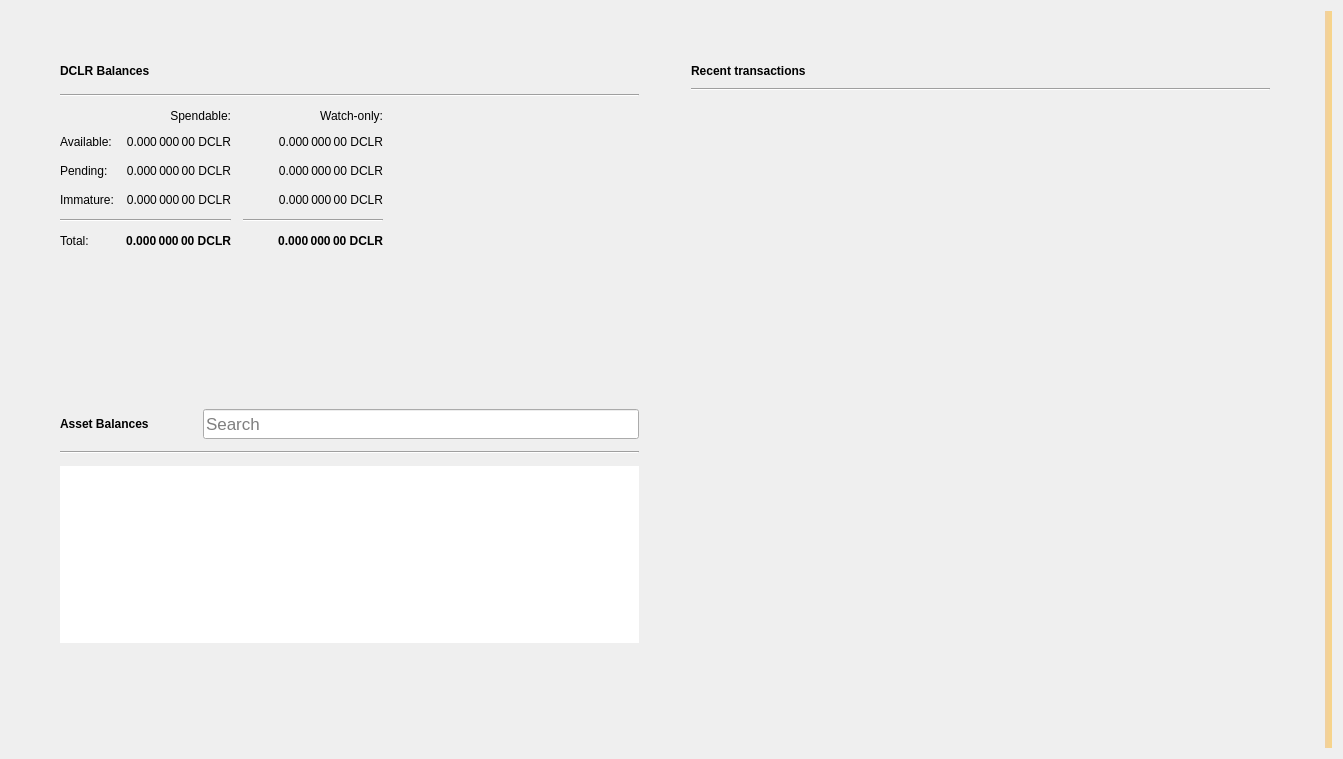
<?xml version="1.0" encoding="UTF-8"?>
<ui version="4.0">
 <class>OverviewPage</class>
 <widget class="QWidget" name="OverviewPage">
  <property name="geometry">
   <rect>
    <x>0</x>
    <y>0</y>
    <width>1343</width>
    <height>759</height>
   </rect>
  </property>
  <property name="windowTitle">
   <string>Form</string>
  </property>
  <property name="autoFillBackground">
   <bool>false</bool>
  </property>
  <layout class="QGridLayout" name="gridLayout_3">
   <item row="0" column="1">
    <layout class="QVBoxLayout" name="verticalLayout_7">
     <property name="spacing">
      <number>0</number>
     </property>
     <property name="leftMargin">
      <number>0</number>
     </property>
     <property name="topMargin">
      <number>0</number>
     </property>
     <property name="rightMargin">
      <number>0</number>
     </property>
     <property name="bottomMargin">
      <number>0</number>
     </property>
     <item>
      <layout class="QHBoxLayout" name="horizontalLayout" stretch="0,0">
       <property name="spacing">
        <number>34</number>
       </property>
       <property name="sizeConstraint">
        <enum>QLayout::SetMaximumSize</enum>
       </property>
       <property name="leftMargin">
        <number>40</number>
       </property>
       <property name="topMargin">
        <number>40</number>
       </property>
       <property name="rightMargin">
        <number>40</number>
       </property>
       <property name="bottomMargin">
        <number>40</number>
       </property>
       <item>
        <layout class="QVBoxLayout" name="verticalLayout_2">
         <property name="spacing">
          <number>34</number>
         </property>
         <property name="rightMargin">
          <number>0</number>
         </property>
         <item>
          <widget class="QFrame" name="frame">
           <property name="sizePolicy">
            <sizepolicy hsizetype="Preferred" vsizetype="Preferred">
             <horstretch>0</horstretch>
             <verstretch>0</verstretch>
            </sizepolicy>
           </property>
           <property name="frameShape">
            <enum>QFrame::NoFrame</enum>
           </property>
           <property name="frameShadow">
            <enum>QFrame::Raised</enum>
           </property>
           <property name="lineWidth">
            <number>10</number>
           </property>
           <layout class="QVBoxLayout" name="verticalLayout_4">
            <property name="spacing">
             <number>12</number>
            </property>
            <item>
             <layout class="QHBoxLayout" name="horizontalLayout_4">
              <item>
               <widget class="QLabel" name="rvnBalancesLabel">
                <property name="font">
                 <font>
                  <weight>75</weight>
                  <bold>true</bold>
                 </font>
                </property>
                <property name="text">
                 <string>DCLR Balances</string>
                </property>
               </widget>
              </item>
              <item>
               <widget class="QPushButton" name="labelWalletStatus">
                <property name="enabled">
                 <bool>true</bool>
                </property>
                <property name="maximumSize">
                 <size>
                  <width>30</width>
                  <height>16777215</height>
                 </size>
                </property>
                <property name="toolTip">
                 <string>The displayed information may be out of date. Your wallet automatically synchronizes with the DCLR network after a connection is established, but this process has not completed yet.</string>
                </property>
                <property name="text">
                 <string/>
                </property>
                <property name="icon">
                 <iconset>
                  <normaloff>:/icons/warning</normaloff>
                  <disabledoff>:/icons/warning</disabledoff>:/icons/warning</iconset>
                </property>
                <property name="iconSize">
                 <size>
                  <width>24</width>
                  <height>24</height>
                 </size>
                </property>
                <property name="flat">
                 <bool>true</bool>
                </property>
               </widget>
              </item>
              <item>
               <spacer name="horizontalSpacer_3">
                <property name="orientation">
                 <enum>Qt::Horizontal</enum>
                </property>
                <property name="sizeHint" stdset="0">
                 <size>
                  <width>40</width>
                  <height>20</height>
                 </size>
                </property>
               </spacer>
              </item>
             </layout>
            </item>
            <item>
             <widget class="Line" name="line_2">
              <property name="orientation">
               <enum>Qt::Horizontal</enum>
              </property>
             </widget>
            </item>
            <item>
             <layout class="QGridLayout" name="gridLayout">
              <property name="spacing">
               <number>12</number>
              </property>
              <item row="3" column="2">
               <widget class="QLabel" name="labelWatchImmature">
                <property name="font">
                 <font>
                  <weight>50</weight>
                  <bold>false</bold>
                 </font>
                </property>
                <property name="cursor">
                 <cursorShape>IBeamCursor</cursorShape>
                </property>
                <property name="toolTip">
                 <string>Mined balance in watch-only addresses that has not yet matured</string>
                </property>
                <property name="text">
                 <string notr="true">0.000 000 00 DCLR</string>
                </property>
                <property name="alignment">
                 <set>Qt::AlignRight|Qt::AlignTrailing|Qt::AlignVCenter</set>
                </property>
                <property name="textInteractionFlags">
                 <set>Qt::LinksAccessibleByMouse|Qt::TextSelectableByKeyboard|Qt::TextSelectableByMouse</set>
                </property>
               </widget>
              </item>
              <item row="2" column="3">
               <spacer name="horizontalSpacer_2">
                <property name="orientation">
                 <enum>Qt::Horizontal</enum>
                </property>
                <property name="sizeHint" stdset="0">
                 <size>
                  <width>40</width>
                  <height>20</height>
                 </size>
                </property>
               </spacer>
              </item>
              <item row="1" column="0">
               <widget class="QLabel" name="labelBalanceText">
                <property name="text">
                 <string>Available:</string>
                </property>
               </widget>
              </item>
              <item row="1" column="2">
               <widget class="QLabel" name="labelWatchAvailable">
                <property name="font">
                 <font>
                  <weight>50</weight>
                  <bold>false</bold>
                 </font>
                </property>
                <property name="cursor">
                 <cursorShape>IBeamCursor</cursorShape>
                </property>
                <property name="toolTip">
                 <string>Your current balance in watch-only addresses</string>
                </property>
                <property name="text">
                 <string notr="true">0.000 000 00 DCLR</string>
                </property>
                <property name="alignment">
                 <set>Qt::AlignRight|Qt::AlignTrailing|Qt::AlignVCenter</set>
                </property>
                <property name="textInteractionFlags">
                 <set>Qt::LinksAccessibleByMouse|Qt::TextSelectableByKeyboard|Qt::TextSelectableByMouse</set>
                </property>
               </widget>
              </item>
              <item row="2" column="1">
               <widget class="QLabel" name="labelUnconfirmed">
                <property name="font">
                 <font>
                  <weight>50</weight>
                  <bold>false</bold>
                 </font>
                </property>
                <property name="cursor">
                 <cursorShape>IBeamCursor</cursorShape>
                </property>
                <property name="toolTip">
                 <string>Total of transactions that have yet to be confirmed, and do not yet count toward the spendable balance</string>
                </property>
                <property name="text">
                 <string notr="true">0.000 000 00 DCLR</string>
                </property>
                <property name="alignment">
                 <set>Qt::AlignRight|Qt::AlignTrailing|Qt::AlignVCenter</set>
                </property>
                <property name="textInteractionFlags">
                 <set>Qt::LinksAccessibleByMouse|Qt::TextSelectableByKeyboard|Qt::TextSelectableByMouse</set>
                </property>
               </widget>
              </item>
              <item row="4" column="2">
               <widget class="Line" name="lineWatchBalance">
                <property name="sizePolicy">
                 <sizepolicy hsizetype="Preferred" vsizetype="Fixed">
                  <horstretch>0</horstretch>
                  <verstretch>0</verstretch>
                 </sizepolicy>
                </property>
                <property name="minimumSize">
                 <size>
                  <width>140</width>
                  <height>0</height>
                 </size>
                </property>
                <property name="orientation">
                 <enum>Qt::Horizontal</enum>
                </property>
               </widget>
              </item>
              <item row="0" column="1">
               <widget class="QLabel" name="labelSpendable">
                <property name="text">
                 <string>Spendable:</string>
                </property>
                <property name="alignment">
                 <set>Qt::AlignRight|Qt::AlignTrailing|Qt::AlignVCenter</set>
                </property>
               </widget>
              </item>
              <item row="3" column="0">
               <widget class="QLabel" name="labelImmatureText">
                <property name="text">
                 <string>Immature:</string>
                </property>
               </widget>
              </item>
              <item row="5" column="2">
               <widget class="QLabel" name="labelWatchTotal">
                <property name="font">
                 <font>
                  <weight>75</weight>
                  <bold>true</bold>
                 </font>
                </property>
                <property name="cursor">
                 <cursorShape>IBeamCursor</cursorShape>
                </property>
                <property name="toolTip">
                 <string>Current total balance in watch-only addresses</string>
                </property>
                <property name="text">
                 <string notr="true">0.000 000 00 DCLR</string>
                </property>
                <property name="alignment">
                 <set>Qt::AlignRight|Qt::AlignTrailing|Qt::AlignVCenter</set>
                </property>
                <property name="textInteractionFlags">
                 <set>Qt::LinksAccessibleByMouse|Qt::TextSelectableByKeyboard|Qt::TextSelectableByMouse</set>
                </property>
               </widget>
              </item>
              <item row="4" column="0" colspan="2">
               <widget class="Line" name="line">
                <property name="orientation">
                 <enum>Qt::Horizontal</enum>
                </property>
               </widget>
              </item>
              <item row="0" column="2">
               <widget class="QLabel" name="labelWatchonly">
                <property name="text">
                 <string>Watch-only:</string>
                </property>
                <property name="alignment">
                 <set>Qt::AlignRight|Qt::AlignTrailing|Qt::AlignVCenter</set>
                </property>
               </widget>
              </item>
              <item row="5" column="1">
               <widget class="QLabel" name="labelTotal">
                <property name="font">
                 <font>
                  <weight>75</weight>
                  <bold>true</bold>
                 </font>
                </property>
                <property name="cursor">
                 <cursorShape>IBeamCursor</cursorShape>
                </property>
                <property name="toolTip">
                 <string>Your current total balance</string>
                </property>
                <property name="text">
                 <string notr="true">0.000 000 00 DCLR</string>
                </property>
                <property name="alignment">
                 <set>Qt::AlignRight|Qt::AlignTrailing|Qt::AlignVCenter</set>
                </property>
                <property name="textInteractionFlags">
                 <set>Qt::LinksAccessibleByMouse|Qt::TextSelectableByKeyboard|Qt::TextSelectableByMouse</set>
                </property>
               </widget>
              </item>
              <item row="1" column="1">
               <widget class="QLabel" name="labelBalance">
                <property name="font">
                 <font>
                  <weight>50</weight>
                  <bold>false</bold>
                 </font>
                </property>
                <property name="cursor">
                 <cursorShape>IBeamCursor</cursorShape>
                </property>
                <property name="toolTip">
                 <string>Your current spendable balance</string>
                </property>
                <property name="text">
                 <string notr="true">0.000 000 00 DCLR</string>
                </property>
                <property name="alignment">
                 <set>Qt::AlignRight|Qt::AlignTrailing|Qt::AlignVCenter</set>
                </property>
                <property name="textInteractionFlags">
                 <set>Qt::LinksAccessibleByMouse|Qt::TextSelectableByKeyboard|Qt::TextSelectableByMouse</set>
                </property>
               </widget>
              </item>
              <item row="2" column="0">
               <widget class="QLabel" name="labelPendingText">
                <property name="text">
                 <string>Pending:</string>
                </property>
               </widget>
              </item>
              <item row="5" column="0">
               <widget class="QLabel" name="labelTotalText">
                <property name="text">
                 <string>Total:</string>
                </property>
               </widget>
              </item>
              <item row="3" column="1">
               <widget class="QLabel" name="labelImmature">
                <property name="font">
                 <font>
                  <weight>50</weight>
                  <bold>false</bold>
                 </font>
                </property>
                <property name="cursor">
                 <cursorShape>IBeamCursor</cursorShape>
                </property>
                <property name="toolTip">
                 <string>Mined balance that has not yet matured</string>
                </property>
                <property name="text">
                 <string notr="true">0.000 000 00 DCLR</string>
                </property>
                <property name="alignment">
                 <set>Qt::AlignRight|Qt::AlignTrailing|Qt::AlignVCenter</set>
                </property>
                <property name="textInteractionFlags">
                 <set>Qt::LinksAccessibleByMouse|Qt::TextSelectableByKeyboard|Qt::TextSelectableByMouse</set>
                </property>
               </widget>
              </item>
              <item row="2" column="2">
               <widget class="QLabel" name="labelWatchPending">
                <property name="font">
                 <font>
                  <weight>50</weight>
                  <bold>false</bold>
                 </font>
                </property>
                <property name="cursor">
                 <cursorShape>IBeamCursor</cursorShape>
                </property>
                <property name="toolTip">
                 <string>Unconfirmed transactions to watch-only addresses</string>
                </property>
                <property name="text">
                 <string notr="true">0.000 000 00 DCLR</string>
                </property>
                <property name="alignment">
                 <set>Qt::AlignRight|Qt::AlignTrailing|Qt::AlignVCenter</set>
                </property>
                <property name="textInteractionFlags">
                 <set>Qt::LinksAccessibleByMouse|Qt::TextSelectableByKeyboard|Qt::TextSelectableByMouse</set>
                </property>
               </widget>
              </item>
             </layout>
            </item>
           </layout>
          </widget>
         </item>
         <item>
          <widget class="QWidget" name="assetVerticalSpaceWidget2" native="true">
           <property name="autoFillBackground">
            <bool>false</bool>
           </property>
           <layout class="QVBoxLayout" name="verticalLayout_6">
            <item>
             <spacer name="verticalSpacer_4">
              <property name="orientation">
               <enum>Qt::Vertical</enum>
              </property>
              <property name="sizeHint" stdset="0">
               <size>
                <width>20</width>
                <height>87</height>
               </size>
              </property>
             </spacer>
            </item>
           </layout>
          </widget>
         </item>
         <item>
          <widget class="QFrame" name="assetFrame">
           <property name="autoFillBackground">
            <bool>true</bool>
           </property>
           <property name="frameShape">
            <enum>QFrame::NoFrame</enum>
           </property>
           <property name="frameShadow">
            <enum>QFrame::Plain</enum>
           </property>
           <property name="lineWidth">
            <number>0</number>
           </property>
           <layout class="QVBoxLayout" name="verticalLayout_5">
            <property name="spacing">
             <number>12</number>
            </property>
            <item>
             <layout class="QHBoxLayout" name="assetBalanceHorizontalLayout">
              <item alignment="Qt::AlignVCenter">
               <widget class="QLabel" name="assetBalanceLabel">
                <property name="font">
                 <font>
                  <weight>75</weight>
                  <bold>true</bold>
                 </font>
                </property>
                <property name="text">
                 <string>Asset Balances</string>
                </property>
               </widget>
              </item>
              <item>
               <widget class="QPushButton" name="labelAssetStatus">
                <property name="enabled">
                 <bool>true</bool>
                </property>
                <property name="maximumSize">
                 <size>
                  <width>30</width>
                  <height>16777215</height>
                 </size>
                </property>
                <property name="toolTip">
                 <string>The displayed information may be out of date. Your wallet automatically synchronizes with the DCLR network after a connection is established, but this process has not completed yet.</string>
                </property>
                <property name="text">
                 <string/>
                </property>
                <property name="icon">
                 <iconset>
                  <normaloff>:/icons/warning</normaloff>
                  <disabledoff>:/icons/warning</disabledoff>:/icons/warning</iconset>
                </property>
                <property name="iconSize">
                 <size>
                  <width>24</width>
                  <height>24</height>
                 </size>
                </property>
                <property name="flat">
                 <bool>true</bool>
                </property>
               </widget>
              </item>
              <item alignment="Qt::AlignBottom">
               <widget class="QLineEdit" name="assetSearch">
                <property name="sizePolicy">
                 <sizepolicy hsizetype="Expanding" vsizetype="Preferred">
                  <horstretch>0</horstretch>
                  <verstretch>0</verstretch>
                 </sizepolicy>
                </property>
                <property name="minimumSize">
                 <size>
                  <width>0</width>
                  <height>30</height>
                 </size>
                </property>
                <property name="maximumSize">
                 <size>
                  <width>16777215</width>
                  <height>30</height>
                 </size>
                </property>
                <property name="sizeIncrement">
                 <size>
                  <width>0</width>
                  <height>0</height>
                 </size>
                </property>
                <property name="baseSize">
                 <size>
                  <width>0</width>
                  <height>0</height>
                 </size>
                </property>
                <property name="font">
                 <font>
                  <pointsize>13</pointsize>
                 </font>
                </property>
                <property name="maxLength">
                 <number>32</number>
                </property>
                <property name="frame">
                 <bool>true</bool>
                </property>
                <property name="alignment">
                 <set>Qt::AlignLeading|Qt::AlignLeft|Qt::AlignVCenter</set>
                </property>
                <property name="placeholderText">
                 <string>Search</string>
                </property>
                <property name="clearButtonEnabled">
                 <bool>true</bool>
                </property>
               </widget>
              </item>
             </layout>
            </item>
            <item>
             <widget class="Line" name="assetBalanceLine">
              <property name="orientation">
               <enum>Qt::Horizontal</enum>
              </property>
             </widget>
            </item>
            <item>
             <widget class="QListView" name="listAssets">
              <property name="frameShape">
               <enum>QFrame::NoFrame</enum>
              </property>
              <property name="lineWidth">
               <number>0</number>
              </property>
              <property name="verticalScrollMode">
               <enum>QAbstractItemView::ScrollPerItem</enum>
              </property>
             </widget>
            </item>
            <item>
             <widget class="QWidget" name="assetVerticalSpaceWidget" native="true">
              <property name="autoFillBackground">
               <bool>false</bool>
              </property>
              <layout class="QVBoxLayout" name="verticalLayout">
               <item>
                <spacer name="verticalSpacer_3">
                 <property name="orientation">
                  <enum>Qt::Vertical</enum>
                 </property>
                 <property name="sizeHint" stdset="0">
                  <size>
                   <width>20</width>
                   <height>40</height>
                  </size>
                 </property>
                </spacer>
               </item>
              </layout>
             </widget>
            </item>
           </layout>
          </widget>
         </item>
        </layout>
       </item>
       <item>
        <layout class="QVBoxLayout" name="verticalLayout_3">
         <property name="spacing">
          <number>34</number>
         </property>
         <property name="leftMargin">
          <number>0</number>
         </property>
         <item>
          <widget class="QFrame" name="frame_2">
           <property name="sizePolicy">
            <sizepolicy hsizetype="Preferred" vsizetype="Fixed">
             <horstretch>0</horstretch>
             <verstretch>0</verstretch>
            </sizepolicy>
           </property>
           <property name="frameShape">
            <enum>QFrame::NoFrame</enum>
           </property>
           <property name="frameShadow">
            <enum>QFrame::Plain</enum>
           </property>
           <property name="lineWidth">
            <number>0</number>
           </property>
           <layout class="QGridLayout" name="gridLayout_2">
            <property name="horizontalSpacing">
             <number>12</number>
            </property>
            <item row="0" column="0">
             <layout class="QHBoxLayout" name="horizontalLayout_2">
              <item>
               <widget class="QLabel" name="recentTransactionsLabel">
                <property name="font">
                 <font>
                  <weight>75</weight>
                  <bold>true</bold>
                 </font>
                </property>
                <property name="text">
                 <string>Recent transactions</string>
                </property>
               </widget>
              </item>
              <item>
               <widget class="QPushButton" name="labelTransactionsStatus">
                <property name="enabled">
                 <bool>true</bool>
                </property>
                <property name="maximumSize">
                 <size>
                  <width>30</width>
                  <height>16777215</height>
                 </size>
                </property>
                <property name="toolTip">
                 <string>The displayed information may be out of date. Your wallet automatically synchronizes with the DCLR network after a connection is established, but this process has not completed yet.</string>
                </property>
                <property name="text">
                 <string/>
                </property>
                <property name="icon">
                 <iconset>
                  <normaloff>:/icons/warning</normaloff>
                  <disabledoff>:/icons/warning</disabledoff>:/icons/warning</iconset>
                </property>
                <property name="iconSize">
                 <size>
                  <width>24</width>
                  <height>24</height>
                 </size>
                </property>
                <property name="flat">
                 <bool>true</bool>
                </property>
               </widget>
              </item>
              <item>
               <spacer name="horizontalSpacer">
                <property name="orientation">
                 <enum>Qt::Horizontal</enum>
                </property>
                <property name="sizeHint" stdset="0">
                 <size>
                  <width>40</width>
                  <height>20</height>
                 </size>
                </property>
               </spacer>
              </item>
             </layout>
            </item>
            <item row="2" column="0">
             <widget class="QListView" name="listTransactions">
              <property name="styleSheet">
               <string notr="true">QListView { background: transparent; }</string>
              </property>
              <property name="frameShape">
               <enum>QFrame::NoFrame</enum>
              </property>
              <property name="verticalScrollBarPolicy">
               <enum>Qt::ScrollBarAlwaysOff</enum>
              </property>
              <property name="horizontalScrollBarPolicy">
               <enum>Qt::ScrollBarAlwaysOff</enum>
              </property>
              <property name="selectionMode">
               <enum>QAbstractItemView::NoSelection</enum>
              </property>
             </widget>
            </item>
            <item row="1" column="0">
             <widget class="Line" name="line_3">
              <property name="orientation">
               <enum>Qt::Horizontal</enum>
              </property>
             </widget>
            </item>
           </layout>
          </widget>
         </item>
         <item>
          <spacer name="verticalSpacer_2">
           <property name="orientation">
            <enum>Qt::Vertical</enum>
           </property>
           <property name="sizeHint" stdset="0">
            <size>
             <width>20</width>
             <height>40</height>
            </size>
           </property>
          </spacer>
         </item>
        </layout>
       </item>
      </layout>
     </item>
    </layout>
   </item>
   <item row="0" column="3">
    <widget class="QLabel" name="labelAlerts">
     <property name="visible">
      <bool>true</bool>
     </property>
     <property name="styleSheet">
      <string notr="true">QLabel { background-color: qlineargradient(x1: 0, y1: 0, x2: 1, y2: 0, stop:0 #F0D0A0, stop:1 #F8D488); color:#000000; }</string>
     </property>
     <property name="wordWrap">
      <bool>true</bool>
     </property>
     <property name="margin">
      <number>3</number>
     </property>
     <property name="textInteractionFlags">
      <set>Qt::TextSelectableByMouse</set>
     </property>
    </widget>
   </item>
  </layout>
 </widget>
 <resources/>
 <connections/>
</ui>
